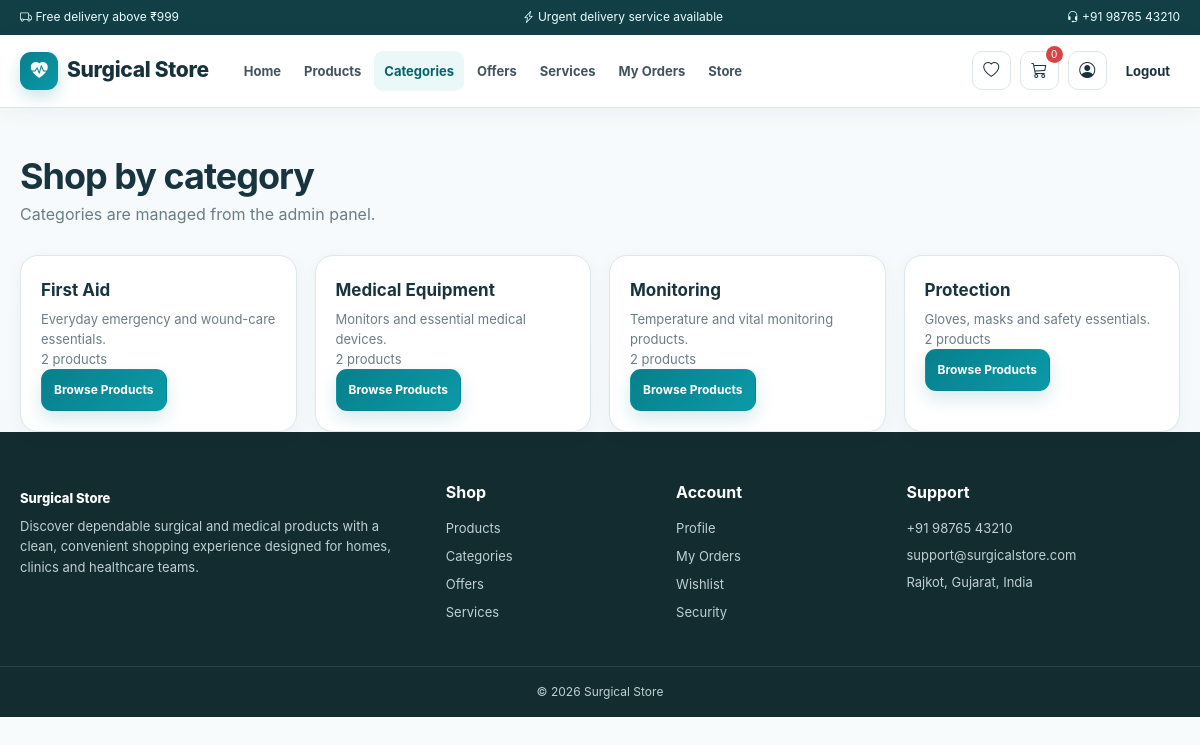
/User/categories.php (signed in), run on the app's committed database.
### tables this page shows
CREATE TABLE site_settings (
  setting_id INT AUTO_INCREMENT PRIMARY KEY,
  setting_key VARCHAR(100) NOT NULL UNIQUE,
  setting_value TEXT NOT NULL,
  updated_at TIMESTAMP DEFAULT CURRENT_TIMESTAMP ON UPDATE CURRENT_TIMESTAMP
);

CREATE TABLE categories (
  category_id INT AUTO_INCREMENT PRIMARY KEY,
  category_name VARCHAR(100) NOT NULL UNIQUE,
  description VARCHAR(255) DEFAULT '',
  status ENUM('active','inactive') NOT NULL DEFAULT 'active',
  created_at TIMESTAMP DEFAULT CURRENT_TIMESTAMP
);

### includes/db.php (called while the page is built, shortened)
<?php
require_once __DIR__ . '/../db_config.php';
mysqli_set_charset($con, 'utf8mb4');
function h($v) {
return htmlspecialchars((string)($v ?? ''), ENT_QUOTES, 'UTF-8');
}
function db_all($sql) {
global $con;
$r=mysqli_query($con,$sql);
return $r ? mysqli_fetch_all($r,MYSQLI_ASSOC) : [];
}
function setting($key,$default='') {
global $con;
$key=mysqli_real_escape_string($con,$key);
$r=mysqli_query($con,"SELECT setting_value FROM site_settings WHERE setting_key='$key' LIMIT 1");
$row=$r?mysqli_fetch_assoc($r):null;
return $row ? $row['setting_value'] : $default;
}
function cart_items() {
return $_SESSION['cart'] ?? [];
}
function cart_count() {
$n=0;
return $n;
}
?>

### User/categories.php (the view)
<?php
require_once __DIR__.'/../includes/db.php';
require 'layout.php';
userStart('Categories','categories');
?>
<div class="container">
<div class="page-head">
<h1>Shop by category</h1>
<p>Categories are managed from the admin panel.</p>
</div>
<div class="grid-4">
<?php
foreach(db_all("SELECT c.*,COUNT(p.product_id) product_count FROM categories c LEFT JOIN products p ON p.category_id=c.category_id AND p.status='active' WHERE c.status='active' GROUP BY c.category_id ORDER BY c.category_name") as $c):
?>
<div class="product-card">
<div class="product-info">
<h3>
<?=
h($c['category_name'])
?>
</h3>
<p>
<?=
h($c['description'])
?>
</p>
<p>
<?=
(int)$c['product_count']
?>
 products</p>
<a class="btn primary small" href="products.php">Browse Products</a>
</div>
</div>
<?php
endforeach;
?>
</div>
</div>
<?php
userEnd();
?>

### User/layout.php (shortened to what this page needs)
<?php
require_once __DIR__.'/../includes/db.php';
function userStart($pageTitle='Surgical Store',$activePage='')  {
$store=setting('store_name','Surgical Store');
?>
<!DOCTYPE html>
<html lang="en">
<head>
<link rel="stylesheet" href="/SurgicalStore/css/style.css">
<link rel="stylesheet" href="https://cdn.jsdelivr.net/npm/bootstrap-icons@1.11.3/font/bootstrap-icons.min.css">
</head>
<body>
<div class="announcement">
<div class="container announcement-inner">
<span>
<i class="bi bi-truck">
</i>
<?=
h(setting('announcement_two'))
?>
</span>
<span>
<i class="bi bi-lightning-charge">
</i>
<?=
h(setting('urgent_text','Urgent delivery service available'))
?>
</span>
<span>
<i class="bi bi-headset">
</i>
<?=
h(setting('phone'))
?>
</span>
</div>
</div>
<header class="site-header">
<div class="container nav-wrap">
<a class="logo" href="index.php">
<span class="logo-icon">
<i class="bi bi-heart-pulse-fill">
</i>
</span>
<span>
<?=
h($store)
?>
</span>
</a>
<nav id="mainNav">
<a class="
<?=
$activePage==='home'?'active':''
?>
" href="index.php">Home</a>
<a class="
<?=
$activePage==='products'?'active':''
?>
" href="products.php">Products</a>
<a class="
<?=
$activePage==='categories'?'active':''
?>
" href="categories.php">Categories</a>
<a class="
<?=
$activePage==='offers'?'active':''
?>
" href="offers.php">Offers</a>
<a class="
<?=
$activePage==='services'?'active':''
?>
" href="services.php">Services</a>
<a class="
<?=
$activePage==='orders'?'active':''
?>
" href="orders.php">My Orders</a>
<a href="../index.php">Store</a>
</nav>
<div class="nav-actions">
<a class="nav-icon" href="wishlist.php">
<i class="bi bi-heart">
</i>
</a>
<a class="nav-icon" href="cart.php">
<i class="bi bi-cart3">
</i>
<span class="nav-count">
<?=
cart_count()
?>
</span>
</a>
<a class="nav-icon" href="profile.php">
<i class="bi bi-person-circle">
</i>
</a>
<a class="login-link" href="logout.php">Logout</a>
</div>
</div>
</header>
<main>
<?php
}
function userEnd()  {
?>
<footer class="footer">
<div class="container footer-grid">
<div>
<a class="footer-brand" href="index.php">
<?=
h(setting('store_name','Surgical Store'))
?>
</a>
<p>
<?=
h(setting('hero_description'))
?>
</p>
</div>
<div>
<h4>Shop</h4>
<a href="products.php">Products</a>
<a href="categories.php">Categories</a>
<a href="offers.php">Offers</a>
<a href="services.php">Services</a>
</div>
<div>
<h4>Account</h4>
<a href="profile.php">Profile</a>
<a href="orders.php">My Orders</a>
<a href="wishlist.php">Wishlist</a>
<a href="change-password.php">Security</a>
</div>
<div>
<h4>Support</h4>
<p>
<?=
h(setting('phone'))
?>
</p>
<p>
<?=
h(setting('email'))
?>
</p>
<p>
<?=
h(setting('address'))
?>
</p>
</div>
</div>
<div class="copyright">©
<?=
date('Y')
?>
<?=
h(setting('store_name','Surgical Store'))
?>
</div>
</footer>
</body>
</html>
<?php
}
?>

### data on the page
site_settings: setting_value "Free delivery above ₹999"
site_settings: setting_value "Urgent delivery service available"
site_settings: setting_value "+91 98765 43210"
site_settings: setting_value "Surgical Store"
categories: category_name "First Aid", description "Everyday emergency and wound-care essentials.", product_count "2"
categories: category_name "Medical Equipment", description "Monitors and essential medical devices.", product_count "2"
categories: category_name "Monitoring", description "Temperature and vital monitoring products.", product_count "2"
categories: category_name "Protection", description "Gloves, masks and safety essentials.", product_count "2"
site_settings: setting_value "Discover dependable surgical and medical products with a clean, convenient shopping experience designed for homes, clinics and healthcare teams."
site_settings: setting_value "support@surgicalstore.com"
site_settings: setting_value "Rajkot, Gujarat, India"

### other printed values
cart_count() "0"
